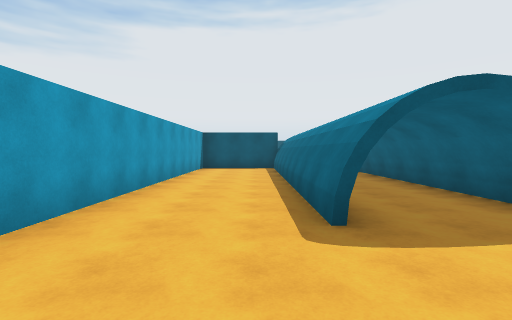
[1] (above)

22 first-person views from a walk through a Unity game level. The camera is 1.5 m above the floor, tilts 2° down and sees 85° across. Doors are open. The floor is counted in squares, 2 m on a side. Each view is taken from the middle of a square. On the plan, view 1 faces up. The plan holds only what a view shows up to about 10 squares ahead; the rest is blank. The player character is not drawn. Some animated figures are left out.

[2]
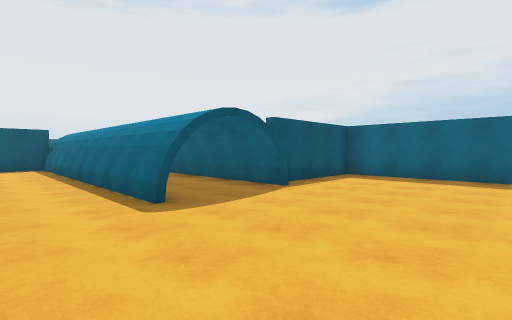

[3]
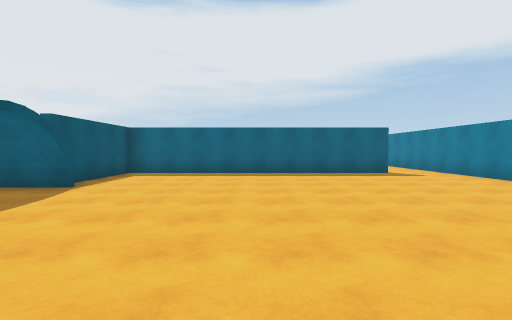

[4]
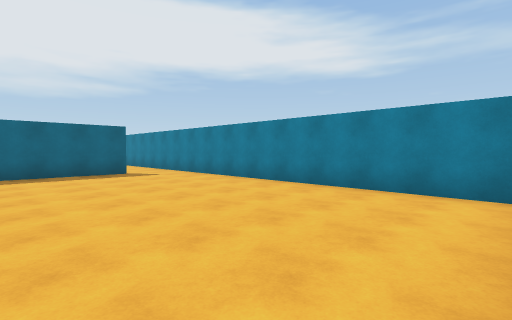

[5]
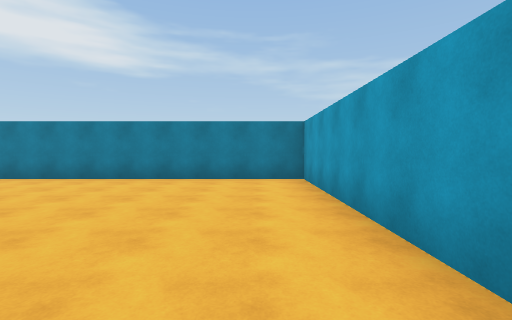

[6]
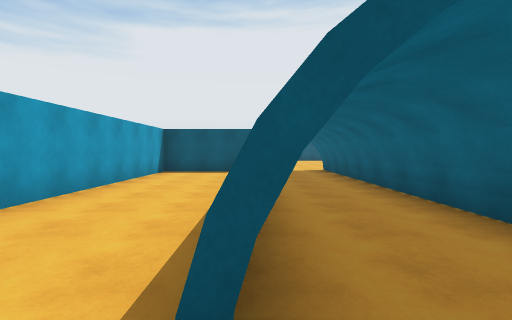

[7]
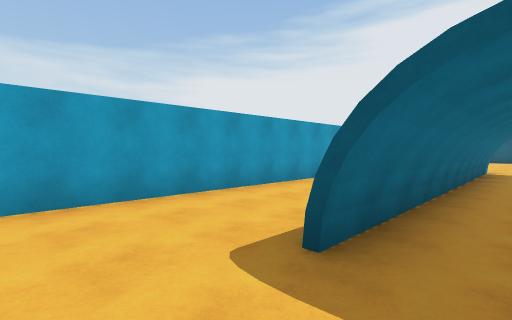

[8]
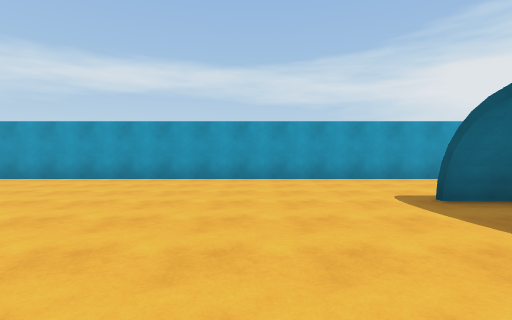

[9]
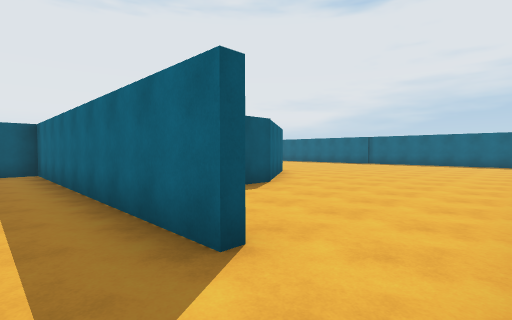

[10]
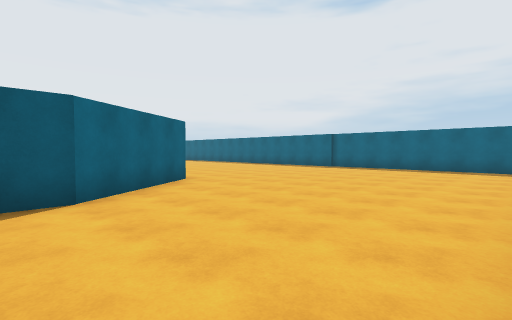

[11]
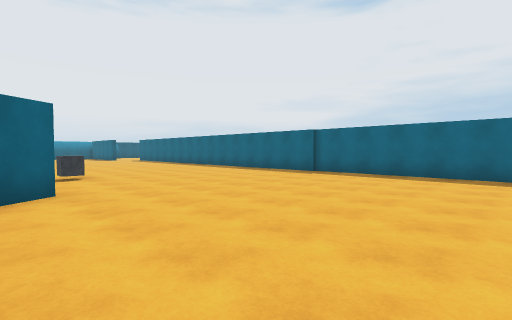

[12]
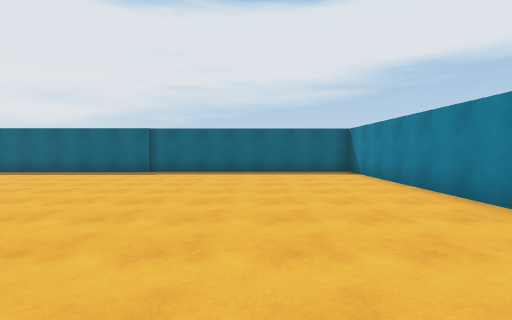

[13]
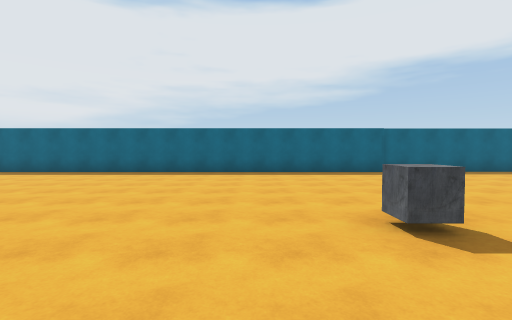

[14]
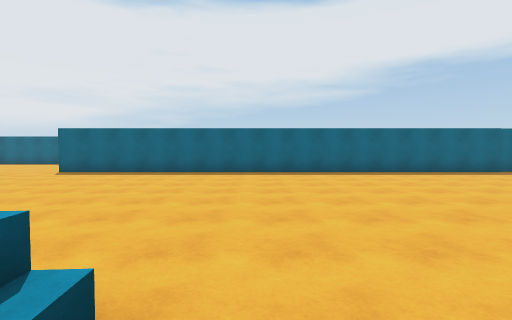

[15]
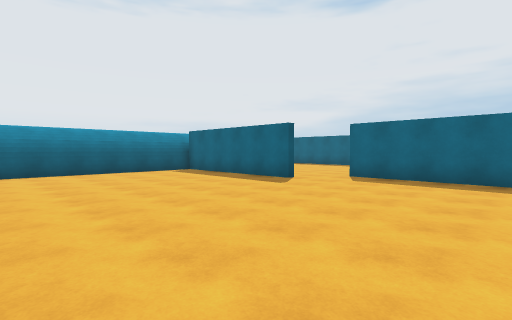

[16]
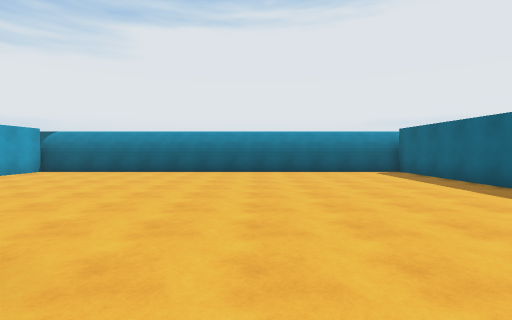

[17]
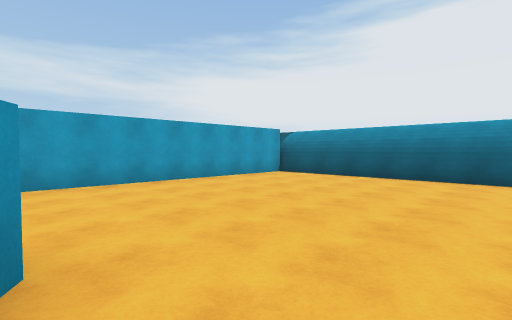

[18]
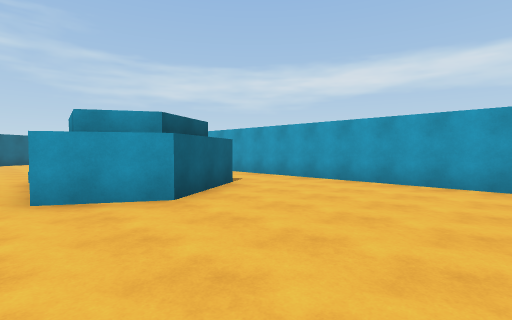

[19]
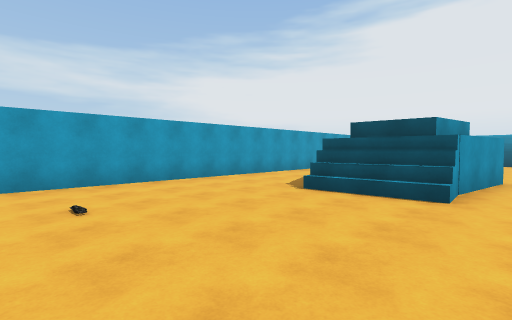

[20]
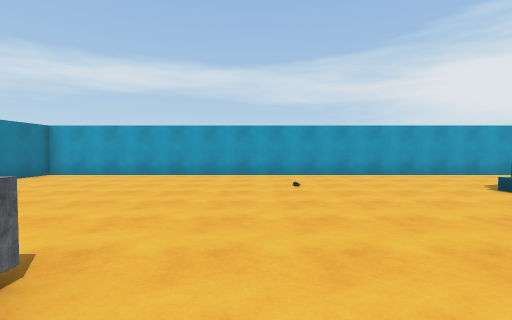

[21]
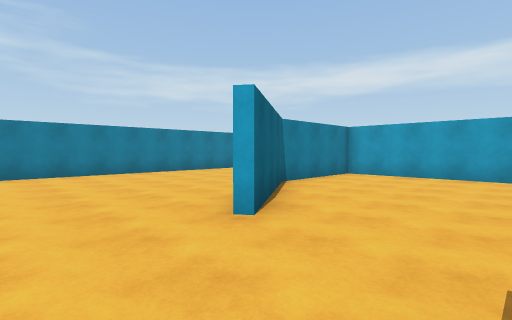

[22]
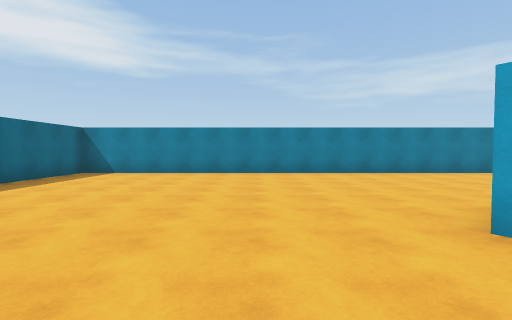

### Floor plan
Points are (right, up) in squares from view 1. A wall is a line through its corners. A room is listed if a view was taken in it or the views show most of it. See-through windows are left out.
Room 1 (views 1, 2, 3, 4, 5, 6, 7, 8, 9)
walls: (0.8, 2.8) (0.8, 11.4); (3.5, 2.6) (3.5, 12); (3.8, 2.8) (3.3, 2.8) (3.3, 12); (7.3, -5.5) (7.3, 3.2) (4, 3.2); (1.2, 10.6) (1.2, 2.8) (1, 2.8) (1, 11.2); (0.5, 11.8) (-2.2, 11.8) (-2.2, -7.3) (7.5, -7.3); (1, 12.8) (1, 2.8)
ways out: open door at (7.5, -6.5) to room 2; opening at (2.5, 12)
Room 2 (views 10, 11, 12, 13, 14, 15, 16, 17, 18, 19, 20, 21, 22)
walls: (14, -0.4) (10.9, -2.5) (10.1, -2.5); (11.9, 13.2) (13.5, 12.2) (13.5, 11.8); (21.6, -0.4) (21.6, 14.8); (20, 15.8) (20, 20.9) (7.2, 20.9); (7.5, -7.3) (21.7, -7.3) (21.7, -0.2); (20, 20.8) (7.5, 20.8) (7.5, -2.3) (10.8, -2.3) (13.7, -0.3)
low walls: (10.3, 11.8) (11.8, 12.6) (12.9, 12) (12.7, 10.2) (10.9, 10.1)
ways out: open door at (7.5, -6.5) to room 1; open door at (20.7, 15.3)
objects: other object (15, 2)

Positions as (right, up) in squares from view 1, and headings:
1: (0, 0), facing up
2: (-1, -1), facing up-right
3: (-2, -1), facing right
4: (-2, -2), facing down-right
5: (-1, 0), facing down
6: (1, 2), facing up
7: (2, 1), facing up-left
8: (5, 0), facing left
9: (6, -7), facing up-right
10: (10, -7), facing up-right
11: (13, -6), facing up-right
12: (12, -4), facing right
13: (12, 4), facing right
14: (12, 8), facing right
15: (14, 11), facing up-right
16: (15, 11), facing up
17: (14, 13), facing up-left
18: (14, 17), facing down-left
19: (14, 4), facing up-left
20: (16, 4), facing left
21: (16, 2), facing down-left
22: (16, 2), facing down
